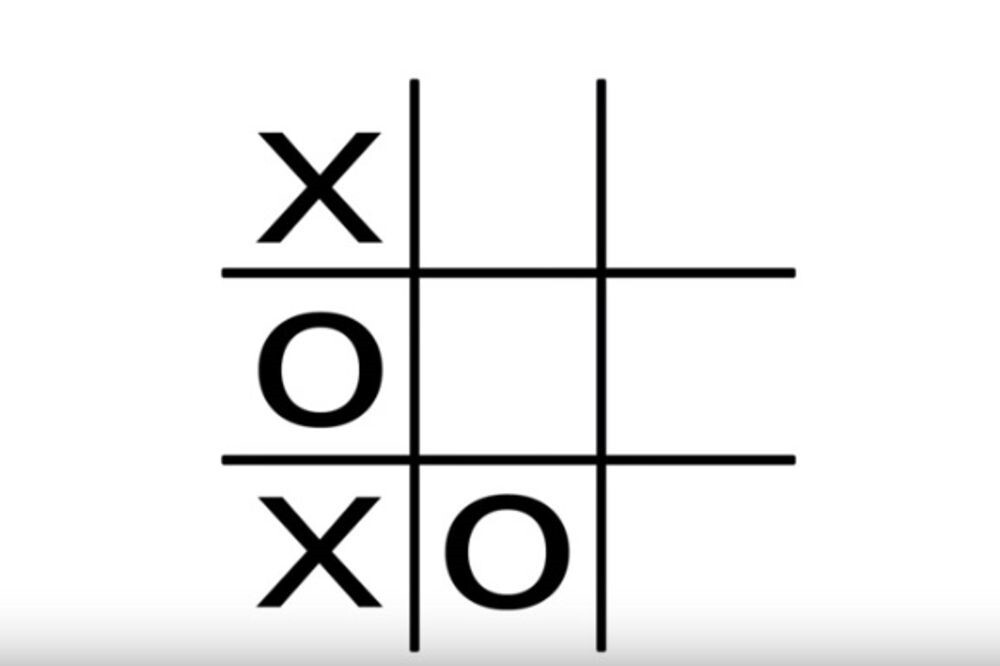
#> input picture DATA/xo.jpg, 1000 x 666 px, found by its file name
$ jupyter execute --allow-errors 006_detectingContoursAndMatchingShapes.ipynb   (shell and % lines are left out)
#> lines starting #> are read from the running program, lines starting #| are printed output that depends on the picture; after the words box and inside, x2 and y2 are one past the last pixel; in counts of white or black regions, pixels touching at a corner belong together
https://www.youtube.com/watch?v=Fchzk1lDt7Q&ab_channel=Murtaza%27sWorkshop-RoboticsandAI

[cell 1]
import numpy as np
import matplotlib.pyplot as plt
import cv2
from google.colab.patches import cv2_imshow

# HOUGH

[cell 2]
# Draw the lines represented in the hough accumulator on the original image
def drawhoughLinesOnImage(image, houghLines):
    for line in houghLines:
        for rho,theta in line:
            a = np.cos(theta)
            b = np.sin(theta)
            x0 = a*rho
            y0 = b*rho
            x1 = int(x0 + 1000*(-b))
            y1 = int(y0 + 1000*(a))
            x2 = int(x0 - 1000*(-b))
            y2 = int(y0 - 1000*(a))

            cv2.line(image,(x1,y1),(x2,y2),(0,255,0), 2)

def draw_circles(img, circles):
  for co, i in enumerate(circles[0, :], start=1):
    cv2.circle(img, (i[0],i[1]), i[2], (255, 0,255), 3)

# Different weights are added to the image to give a feeling of blending
def blend_images(image, final_image, alpha=0.7, beta=1., gamma=0.):
    return cv2.addWeighted(final_image, alpha, image, beta,gamma)

[cell 3]
image = cv2.imread("xo.jpg") # load image in grayscale
#> image is the input picture: shape (666, 1000, 3); mean B, G, R 236.2, 236.2, 236.2
gray_image = cv2.cvtColor(image, cv2.COLOR_RGB2GRAY)
blurredImage = cv2.GaussianBlur(gray_image, (5, 5), 0)
edgeImage = cv2.Canny(blurredImage, 50, 120)
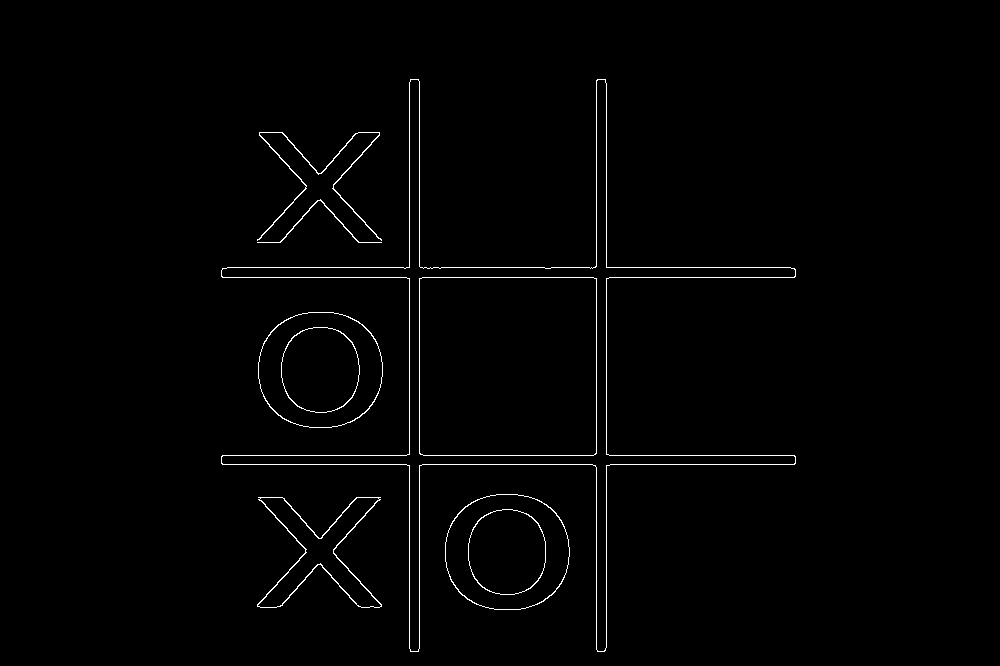
#> edgeImage: shape (666, 1000); 1.1% white in thin lines or dots, all inside (x1, y1, x2, y2) = (221, 79, 796, 652)

# Detect points that form a line
dis_reso = 1 # Distance resolution in pixels of the Hough grid
theta = np.pi /180 # Angular resolution in radians of the Hough grid
threshold = 170# minimum no of votes

houghLines = cv2.HoughLines(edgeImage, dis_reso, theta, threshold)
#> houghLines = [[409, 0], [419, 0], [596, 0], [606, 0], [277, 1.57], [455, 1.57], [464, 1.57], [267, 1.57]]
circles = cv2.HoughCircles(blurredImage, method=cv2.HOUGH_GRADIENT, dp=0.7, minDist=12, param1=70, param2=80)
#> circles = [[506.5, 552.5, 61.9], [319.5, 368.5, 61.9]]

houghImage = np.zeros_like(image) # create and empty image

drawhoughLinesOnImage(houghImage, houghLines) # draw the lines on the empty image
#> the loop in drawhoughLinesOnImage, `for line in houghLines:` made 8 passes
#> after the loop in drawhoughLinesOnImage, `for line in houghLines:`:
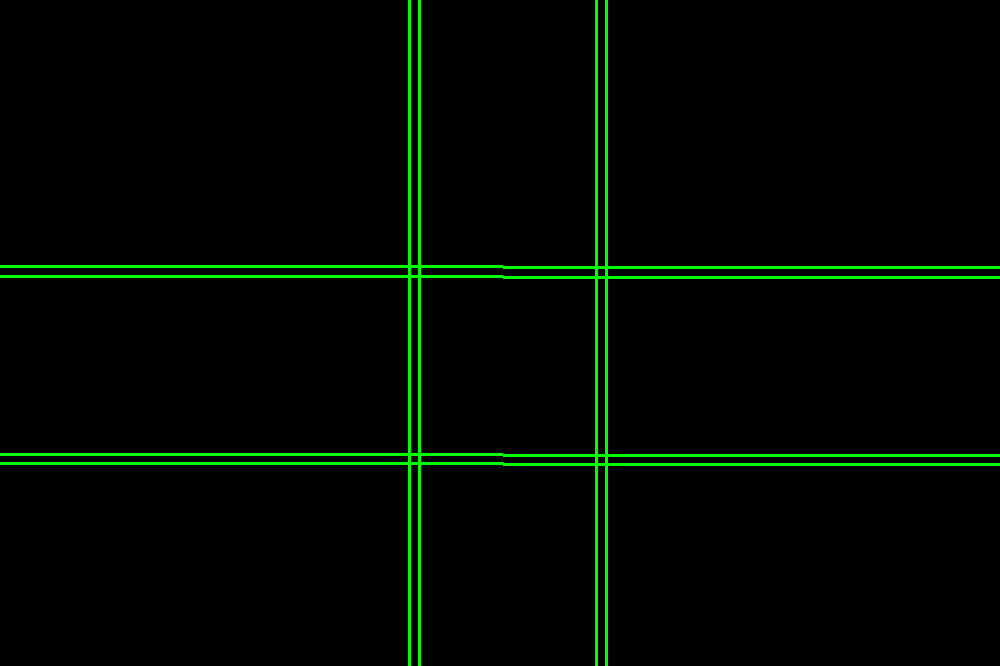
#> image: shape (666, 1000, 3); mean of channels 0, 1, 2 0, 7.6, 0; drawn as B, G, R
draw_circles(houghImage, circles)
#> the loop in draw_circles, `for co, i in enumerate(circles[0, :], start=1):` made 2 passes
#> (co, i) on passes 1 to 2: (1, [506.5, 552.5, 61.9]), (2, [319.5, 368.5, 61.9])

orginalImageWithHough = blend_images(houghImage,image) # add two images together, using image blending
#> in blend_images, `return cv2.addWeighted(final_image, alpha, image, beta,gamma)`:
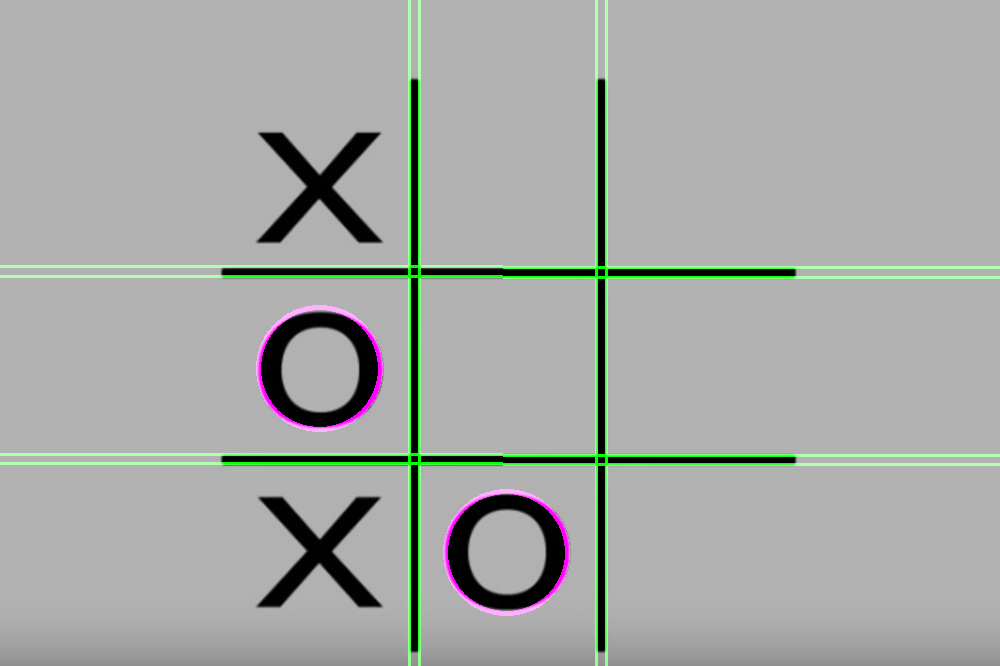
#> returned value: shape (666, 1000, 3); mean of channels 0, 1, 2 165.9, 169.1, 165.9; drawn as B, G, R

[cell 4]
fig, (ax1, ax2, ax3) = plt.subplots(nrows=3, ncols=1, figsize=(20, 20))
ax1.imshow(image)
ax1.set_title('Original Image')
ax1.axis('off')

ax2.imshow(edgeImage, cmap='gray')
edgeImage = edgeImage.astype(np.uint8)
edgeImage = edgeImage * 2
ax2.set_title('Edge Image')
ax2.axis('off')

ax3.imshow(orginalImageWithHough, cmap='gray')
ax3.set_title("Original Image with Hough lines and circles")
ax3.axis('off')
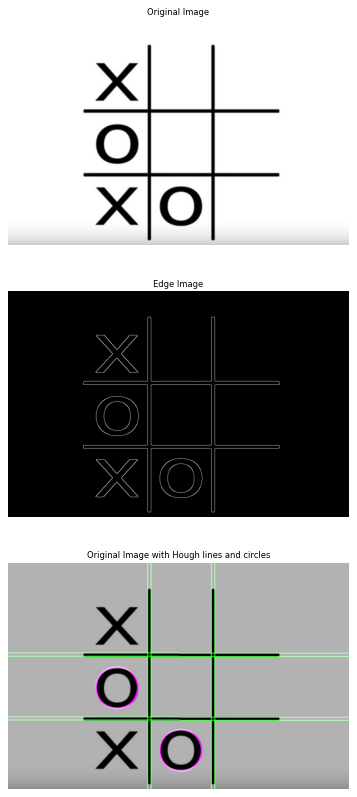
#> figure drawn by matplotlib, 3 panels; B, G, R data is drawn as R, G, B

# Contours

[cell 5]
img = cv2.imread("signs.jpg")
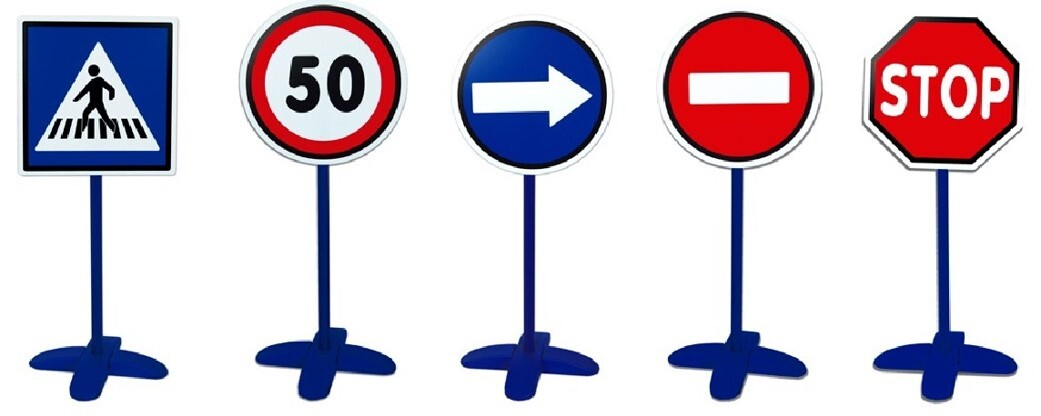
#> input picture DATA/signs.jpg, 1041 x 416 px, found by its file name
#> img is the input picture: shape (416, 1041, 3); mean B, G, R 209.6, 197.4, 207.6
cv2_imshow(img)

[cell 6]
img_contour = img.copy()

img_blur = cv2.GaussianBlur(img, (7, 7), 1)
img_gray = cv2.cvtColor(img_blur, cv2.COLOR_BGR2GRAY)
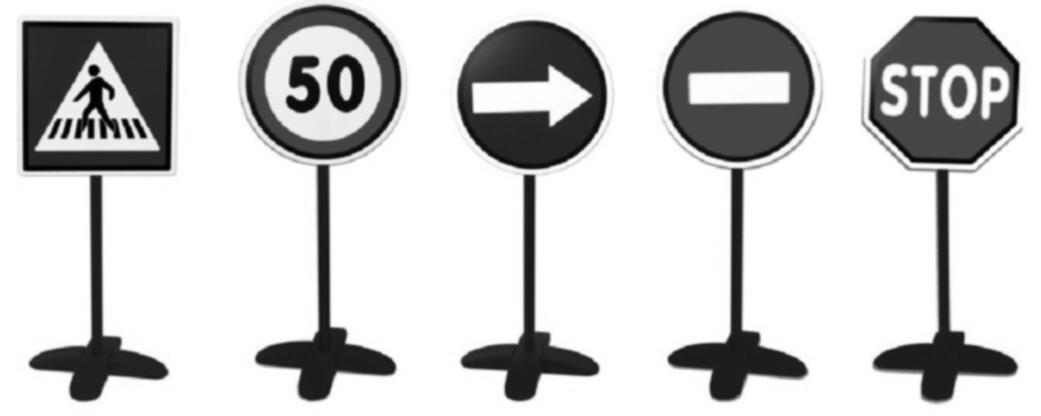
#> img_gray: shape (416, 1041); min 0, max 255, mean 201.9

[cell 7]
img_canny = cv2.Canny(img_gray, 200, 400)
#> img_canny: shape (416, 1041); 2.5% white in thin lines or dots
cv2_imshow(img_canny)

[cell 8]
kernel = np.ones((3))
img_dilated = cv2.dilate(img_canny, kernel, iterations=1)
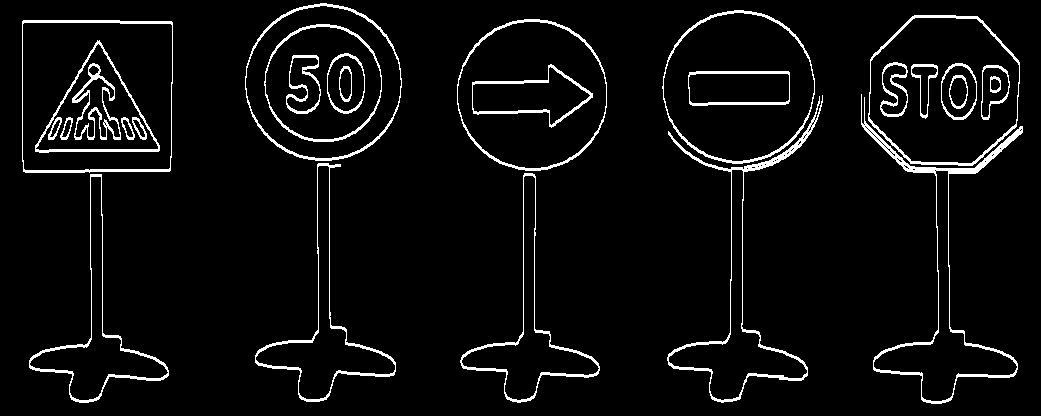
#> img_dilated: shape (416, 1041); 5% white in thin lines or dots
cv2_imshow(img_dilated)

[cell 9]
def get_contours(img, img_contour):
  contours, hierarchy = cv2.findContours(img, cv2.RETR_EXTERNAL, cv2.CHAIN_APPROX_NONE)
#> contours = 10 contours; largest, box (x1, y1, x2, y2) and area: (22, 20, 173, 173) 22546, (245, 3, 402, 161) 19245, (868, 15, 1020, 166) 18446, (662, 10, 815, 164) 18160, (457, 19, 607, 171) 17822

  for cnt in contours:
    area = cv2.contourArea(cnt)
    if area > 9000:
      cv2.drawContours(img_contour, cnt, -1, (255, 0, 255), 1)

      # Find length of contours
      param = cv2.arcLength(cnt, True)

      # Approximate what type of shape this is
      approx = cv2.approxPolyDP(cnt, 0.01 * param, True)
      shape, x, y, w, h = find_shape(approx)
      cv2.putText(img_contour, shape, (x+78, y+200), cv2.FONT_HERSHEY_COMPLEX, .7, (255, 0, 255), 1)
#> this loop made 10 passes
#> (area, param, approx, x, y, w, h, calculation in find_shape) on pass 6: (22546.5, 599.6, [[23, 20], [23, 171], [169, 171], [172, 22]], 23, 20, 150, 152, 0.987)
#> (area, param, x, y, w, h, s in find_shape, shape) on passes 7 to 10: (17822.5, 499.8, 457, 19, 150, 152, 'Circle', 'Circle'), (18446.5, 507.7, 868, 15, 152, 151, 'Octagon', 'Octagon'), (18159.5, 507.5, 662, 10, 153, 154, 'Circle', 'Circle'), (19245, 521.7, 245, 3, 157, 158, 'Circle', 'Circle')
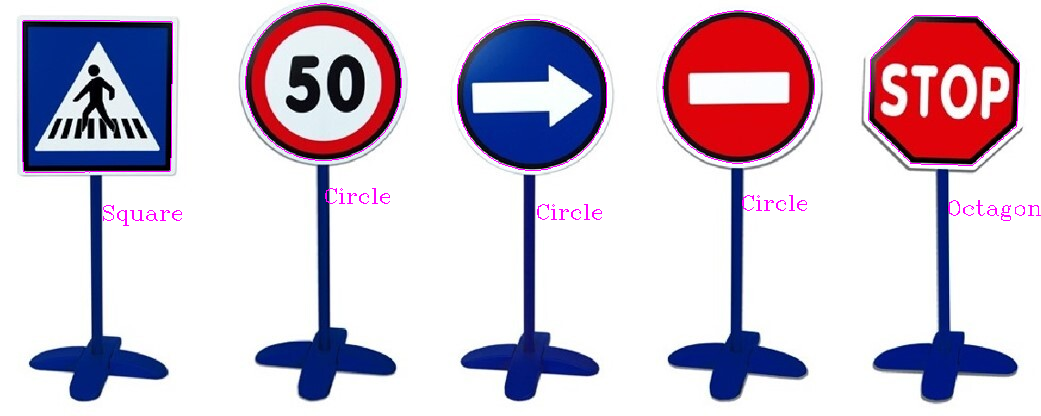
#> img_contour: shape (416, 1041, 3); 0.84% of pixels changed, all inside (x1, y1, x2, y2) = (22, 3, 1041, 226)

  return approx, param, img_contour, contours, cnt

[cell 10]
def find_shape(approx):
  x, y, w, h = cv2.boundingRect(approx)
  if len(approx) == 3:
    s = "Triangle"

  elif len(approx) == 4:
    calculation = w / float(h)
    if calculation >= 0.95:
      s = "Square"
    else:
      s = "Rectangle"

  elif len(approx) == 5:
    s = "Pentagon"

  elif len(approx) == 8:
    s = "Octagon"

  else:
    s = "Circle"

  return s, x, y, w, h

[cell 11]
get_contours(img_dilated, img_contour)
cv2_imshow(img_contour)

# APPROXPOLYDP

[cell 12]
img = cv2.imread("map.png")
cv2_imshow(img)

[cell 13]
img = cv2.imread("map.png")
#> (the rest of this cell did not finish here and is left out)

[cell 14]
import imageio
images = []

#> (the rest of this cell did not finish here and is left out)

# HULL

[cell 15]
img = cv2.imread("map.png")
#> (the rest of this cell did not finish here and is left out)

[cell 16]
def get_contours(img, img_contour):
  contours, hierarchy = cv2.findContours(img, cv2.RETR_TREE, cv2.CHAIN_APPROX_SIMPLE)
#> contours = 128 contours, 71 with area under 20; largest, box (x1, y1, x2, y2) and area: (22, 20, 173, 173) 22546, (22, 22, 173, 171) 21942, (245, 3, 402, 161) 19245, (245, 5, 402, 159) 18492, (868, 15, 1020, 166) 18446

  cnt = contours[0]
#> cnt = contour of 150 points, box (x1, y1, x2, y2) (29, 174, 169, 403), area 6561
  hull = cv2.convexHull(cnt)
#> hull = contour of 16 points, box (x1, y1, x2, y2) (29, 174, 169, 403), area 17688

  cv2.drawContours(img_contour, [hull], -1, (255, 0, 255), 2)
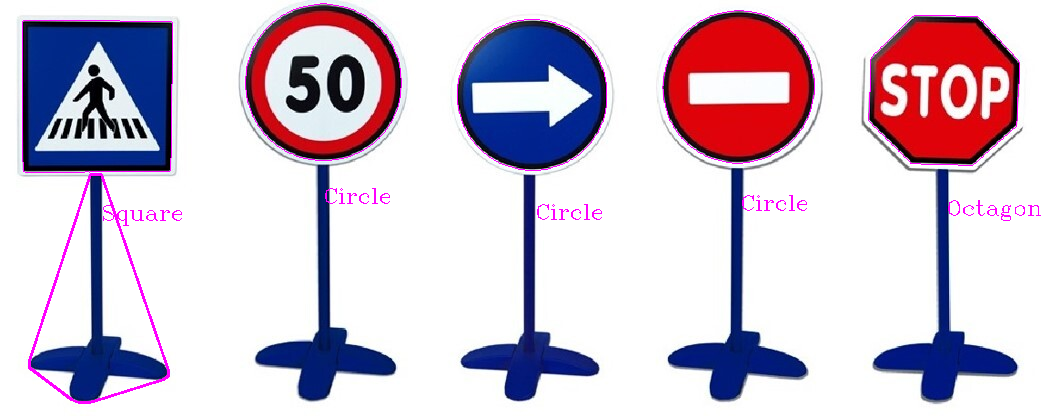
#> img_contour: shape (416, 1041, 3); 0.38% of pixels changed, all inside (x1, y1, x2, y2) = (28, 173, 170, 404)

  M = cv2.moments(cnt)
#> M = moments, m00 6561, centre m10/m00, m01/m00 = (97.06, 334.2)

  cx = int(M['m10']/M['m00'])
#> cx = 97
  cy = int(M['m01']/M['m00'])
#> cy = 334

  cv2.circle(img_contour, (cx, cy), 20, (255,0,255))
#> img_contour: shape (416, 1041, 3); 0.03% of pixels changed, all inside (x1, y1, x2, y2) = (77, 314, 118, 355)
